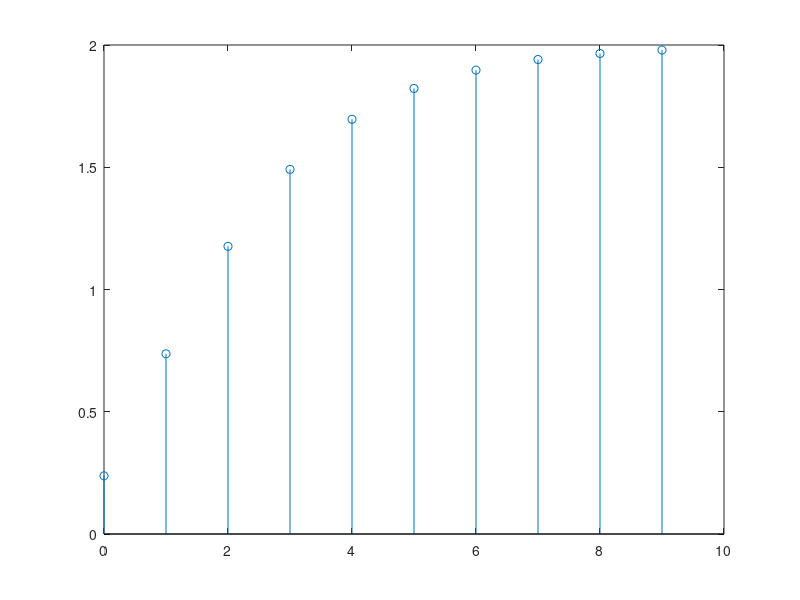

This chart was generated by the following MATLAB code:

%{
Técnicas de Control - Curso 2022/23
 UD1- Ejercicio 6 
Fuyutsuky
%}

%***************Definición e inicialización de variables:****************

a1=0; 
a2=0;
b1=0;
b2=0
ts=0.01 %Tiempo de muestreo
den=[1 -a1 -a2] %Denominador de FDT
num=[b1 b2]    %Numerador de FDT
phi=[1 -0.25 0.416 0.083;1 -0.25 0.333 0.166;1 -0.25 0.294 0.205;1 -0.25 0.263 0.236;1 -0.25 0.238 0.261] %Matriz de coeficientes
H= tf([1],[1 0],ts) %definimos una funcion realimentacion unitaria

%Recorremos la matriz de coeficientes phi y creamos las diferentes
%funciones de transferencia, ejecutando despues la prueba con entrada
%escalon e imprimiendo la gráfica asi como lugar de las raices
for i=1:5
    a1=phi(i,1)
    a2=phi(i,2)
    b1=phi(i,3)
    b2=phi(i,4)
    den=[1 -a1 -a2] %Denominador de FDT
    num=[b1 b2 0]    %Numerador de FDT
    Z=tf(num,den,ts)
    polos=pole(Z)
    ceros=zero(Z)
    modulo=abs(polos)
    ganancia=dcgain(Z)
    pause
    %***************Ânalisis de respuesta escalon**************
    y =step(Z)
    n=length(y);
    k=0:1:n-1;
    stem(k,y);    
    fprintf("Mostrando respuesta escalón en i=%d:,Pulse una tecla para continuar",i)
    pause
end